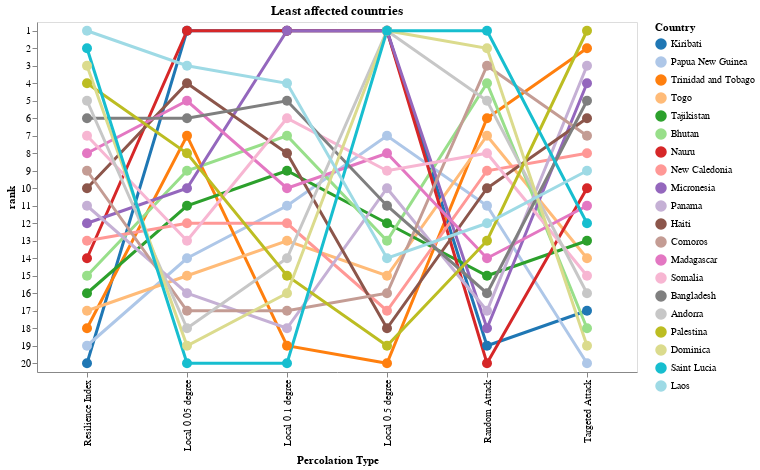

The notebook cell this image was saved under:
### Code cell
df_ranked = pd.read_csv('C://Projects//trails//results//ranked_all.csv',index_col=[0,1])
df_ranked = df_ranked.sort_values('ranked',ascending=False).head(20)
df_ranked.loc05 = df_ranked.loc05.rank()
df_ranked.loc01 = df_ranked.loc01.rank()
df_ranked.loc005 = df_ranked.loc005.rank()
df_ranked.target = df_ranked.target.rank()
df_ranked.random = df_ranked.random.rank()
df_ranked.avg_index = df_ranked.avg_index.rank()
df_ranked = df_ranked.drop('ranked',axis=1)
df_ranked = df_ranked.rename(columns={"avg_index": "Total Index"})
df_ranked.columns = ['Local 0.5 degree','Local 0.1 degree','Local 0.05 degree','Targeted Attack','Random Attack',' Resilience Index']

stacked_rank = df_ranked.stack().reset_index()
stacked_rank.columns = ['level_0','Country','perc_type','index']
stacked_rank = stacked_rank.drop('level_0',axis=1)

alt.Chart(stacked_rank).mark_line(point = True, strokeWidth=3).encode(
    x = alt.X("perc_type", title="Percolation Type"),
    y="rank:O",
    color=alt.Color("Country:N",scale=alt.Scale(scheme='category20'),sort='x')
 ).transform_window(
     rank="rank()",
     sort=[alt.SortField("index", order="ascending")],
     groupby=["perc_type"]
).properties(
    title="Least affected countries",
    width=600,
    height=350,
).configure_point(size=100)

### Figure 1 — Vega-Lite specification as saved in the notebook (floating-point values rounded to 4 significant figures)
{"config": {"view": {"continuousWidth": 400, "continuousHeight": 300}, "point": {"size": 100}}, "data": {"name": "data-0d4ba0e5c624a70fb16b5977c2103ed9"}, "mark": {"type": "line", "point": true, "strokeWidth": 3}, "encoding": {"color": {"field": "Country", "scale": {"scheme": "category20"}, "sort": "x", "type": "nominal"}, "x": {"field": "perc_type", "title": "Percolation Type", "type": "nominal"}, "y": {"field": "rank", "type": "ordinal"}}, "height": 350, "title": "Least affected countries", "transform": [{"window": [{"op": "rank", "field": "", "as": "rank"}], "groupby": ["perc_type"], "sort": [{"field": "index", "order": "ascending"}]}], "width": 600, "$schema": "https://vega.github.io/schema/vega-lite/v4.17.0.json", "datasets": {"data-0d4ba0e5c624a70fb16b5977c2103ed9": [{"Country": "Kiribati", "perc_type": "Local 0.5 degree", "index": 3.5}, {"Country": "Kiribati", "perc_type": "Local 0.1 degree", "index": 2.0}, {"Country": "Kiribati", "perc_type": "Local 0.05 degree", "index": 1.5}, {"Country": "Kiribati", "perc_type": "Targeted Attack", "index": 17.0}, {"Country": "Kiribati", "perc_type": "Random Attack", "index": 19.0}, {"Country": "Kiribati", "perc_type": " Resilience Index", "index": 20.0}, {"Country": "Papua New Guinea", "perc_type": "Local 0.5 degree", "index": 7.0}, {"Country": "Papua New Guinea", "perc_type": "Local 0.1 degree", "index": 11.0}, {"Country": "Papua New Guinea", "perc_type": "Local 0.05 degree", "index": 14.0}, {"Country": "Papua New Guinea", "perc_type": "Targeted Attack", "index": 20.0}, {"Country": "Papua New Guinea", "perc_type": "Random Attack", "index": 11.0}, {"Country": "Papua New Guinea", "perc_type": " Resilience Index", "index": 19.0}, {"Country": "Trinidad and Tobago", "perc_type": "Local 0.5 degree", "index": 20.0}, {"Country": "Trinidad and Tobago", "perc_type": "Local 0.1 degree", "index": 19.0}, {"Country": "Trinidad and Tobago", "perc_type": "Local 0.05 degree", "index": 7.0}, {"Country": "Trinidad and Tobago", "perc_type": "Targeted Attack", "index": 2.0}, {"Country": "Trinidad and Tobago", "perc_type": "Random Attack", "index": 6.0}, {"Country": "Trinidad and Tobago", "perc_type": " Resilience Index", "index": 18.0}, {"Country": "Togo", "perc_type": "Local 0.5 degree", "index": 15.0}, {"Country": "Togo", "perc_type": "Local 0.1 degree", "index": 13.0}, {"Country": "Togo", "perc_type": "Local 0.05 degree", "index": 15.0}, {"Country": "Togo", "perc_type": "Targeted Attack", "index": 14.0}, {"Country": "Togo", "perc_type": "Random Attack", "index": 7.0}, {"Country": "Togo", "perc_type": " Resilience Index", "index": 17.0}, {"Country": "Tajikistan", "perc_type": "Local 0.5 degree", "index": 12.0}, {"Country": "Tajikistan", "perc_type": "Local 0.1 degree", "index": 9.0}, {"Country": "Tajikistan", "perc_type": "Local 0.05 degree", "index": 11.0}, {"Country": "Tajikistan", "perc_type": "Targeted Attack", "index": 13.0}, {"Country": "Tajikistan", "perc_type": "Random Attack", "index": 15.0}, {"Country": "Tajikistan", "perc_type": " Resilience Index", "index": 16.0}, {"Country": "Bhutan", "perc_type": "Local 0.5 degree", "index": 13.0}, {"Country": "Bhutan", "perc_type": "Local 0.1 degree", "index": 7.0}, {"Country": "Bhutan", "perc_type": "Local 0.05 degree", "index": 9.0}, {"Country": "Bhutan", "perc_type": "Targeted Attack", "index": 18.0}, {"Country": "Bhutan", "perc_type": "Random Attack", "index": 4.0}, {"Country": "Bhutan", "perc_type": " Resilience Index", "index": 15.0}, {"Country": "Nauru", "perc_type": "Local 0.5 degree", "index": 3.5}, {"Country": "Nauru", "perc_type": "Local 0.1 degree", "index": 2.0}, {"Country": "Nauru", "perc_type": "Local 0.05 degree", "index": 1.5}, {"Country": "Nauru", "perc_type": "Targeted Attack", "index": 10.0}, {"Country": "Nauru", "perc_type": "Random Attack", "index": 20.0}, {"Country": "Nauru", "perc_type": " Resilience Index", "index": 14.0}, {"Country": "New Caledonia", "perc_type": "Local 0.5 degree", "index": 17.0}, {"Country": "New Caledonia", "perc_type": "Local 0.1 degree", "index": 12.0}, {"Country": "New Caledonia", "perc_type": "Local 0.05 degree", "index": 12.0}, {"Country": "New Caledonia", "perc_type": "Targeted Attack", "index": 8.0}, {"Country": "New Caledonia", "perc_type": "Random Attack", "index": 9.0}, {"Country": "New Caledonia", "perc_type": " Resilience Index", "index": 13.0}, {"Country": "Micronesia", "perc_type": "Local 0.5 degree", "index": 3.5}, {"Country": "Micronesia", "perc_type": "Local 0.1 degree", "index": 2.0}, {"Country": "Micronesia", "perc_type": "Local 0.05 degree", "index": 10.0}, {"Country": "Micronesia", "perc_type": "Targeted Attack", "index": 4.0}, {"Country": "Micronesia", "perc_type": "Random Attack", "index": 18.0}, {"Country": "Micronesia", "perc_type": " Resilience Index", "index": 12.0}, {"Country": "Panama", "perc_type": "Local 0.5 degree", "index": 10.0}, {"Country": "Panama", "perc_type": "Local 0.1 degree", "index": 18.0}, {"Country": "Panama", "perc_type": "Local 0.05 degree", "index": 16.0}, {"Country": "Panama", "perc_type": "Targeted Attack", "index": 3.0}, {"Country": "Panama", "perc_type": "Random Attack", "index": 17.0}, {"Country": "Panama", "perc_type": " Resilience Index", "index": 11.0}, {"Country": "Haiti", "perc_type": "Local 0.5 degree", "index": 18.0}, {"Country": "Haiti", "perc_type": "Local 0.1 degree", "index": 8.0}, {"Country": "Haiti", "perc_type": "Local 0.05 degree", "index": 4.0}, {"Country": "Haiti", "perc_type": "Targeted Attack", "index": 6.0}, {"Country": "Haiti", "perc_type": "Random Attack", "index": 10.0}, {"Country": "Haiti", "perc_type": " Resilience Index", "index": 10.0}, {"Country": "Comoros", "perc_type": "Local 0.5 degree", "index": 16.0}, {"Country": "Comoros", "perc_type": "Local 0.1 degree", "index": 17.0}, {"Country": "Comoros", "perc_type": "Local 0.05 degree", "index": 17.0}, {"Country": "Comoros", "perc_type": "Targeted Attack", "index": 7.0}, {"Country": "Comoros", "perc_type": "Random Attack", "index": 3.0}, {"Country": "Comoros", "perc_type": " Resilience Index", "index": 9.0}, {"Country": "Madagascar", "perc_type": "Local 0.5 degree", "index": 8.0}, {"Country": "Madagascar", "perc_type": "Local 0.1 degree", "index": 10.0}, {"Country": "Madagascar", "perc_type": "Local 0.05 degree", "index": 5.0}, {"Country": "Madagascar", "perc_type": "Targeted Attack", "index": 11.0}, {"Country": "Madagascar", "perc_type": "Random Attack", "index": 14.0}, {"Country": "Madagascar", "perc_type": " Resilience Index", "index": 8.0}, {"Country": "Somalia", "perc_type": "Local 0.5 degree", "index": 9.0}, {"Country": "Somalia", "perc_type": "Local 0.1 degree", "index": 6.0}, {"Country": "Somalia", "perc_type": "Local 0.05 degree", "index": 13.0}, {"Country": "Somalia", "perc_type": "Targeted Attack", "index": 15.0}, {"Country": "Somalia", "perc_type": "Random Attack", "index": 8.0}, {"Country": "Somalia", "perc_type": " Resilience Index", "index": 7.0}, {"Country": "Bangladesh", "perc_type": "Local 0.5 degree", "index": 11.0}, {"Country": "Bangladesh", "perc_type": "Local 0.1 degree", "index": 5.0}, {"Country": "Bangladesh", "perc_type": "Local 0.05 degree", "index": 6.0}, {"Country": "Bangladesh", "perc_type": "Targeted Attack", "index": 5.0}, {"Country": "Bangladesh", "perc_type": "Random Attack", "index": 16.0}, {"Country": "Bangladesh", "perc_type": " Resilience Index", "index": 6.0}, {"Country": "Andorra", "perc_type": "Local 0.5 degree", "index": 3.5}, {"Country": "Andorra", "perc_type": "Local 0.1 degree", "index": 14.0}, {"Country": "Andorra", "perc_type": "Local 0.05 degree", "index": 18.0}, {"Country": "Andorra", "perc_type": "Targeted Attack", "index": 16.0}, {"Country": "Andorra", "perc_type": "Random Attack", "index": 5.0}, {"Country": "Andorra", "perc_type": " Resilience Index", "index": 5.0}, {"Country": "Palestina", "perc_type": "Local 0.5 degree", "index": 19.0}, {"Country": "Palestina", "perc_type": "Local 0.1 degree", "index": 15.0}, {"Country": "Palestina", "perc_type": "Local 0.05 degree", "index": 8.0}, {"Country": "Palestina", "perc_type": "Targeted Attack", "index": 1.0}, {"Country": "Palestina", "perc_type": "Random Attack", "index": 13.0}, {"Country": "Palestina", "perc_type": " Resilience Index", "index": 4.0}, {"Country": "Dominica", "perc_type": "Local 0.5 degree", "index": 3.5}, {"Country": "Dominica", "perc_type": "Local 0.1 degree", "index": 16.0}, {"Country": "Dominica", "perc_type": "Local 0.05 degree", "index": 19.0}, {"Country": "Dominica", "perc_type": "Targeted Attack", "index": 19.0}, {"Country": "Dominica", "perc_type": "Random Attack", "index": 2.0}, {"Country": "Dominica", "perc_type": " Resilience Index", "index": 3.0}, {"Country": "Saint Lucia", "perc_type": "Local 0.5 degree", "index": 3.5}, {"Country": "Saint Lucia", "perc_type": "Local 0.1 degree", "index": 20.0}, {"Country": "Saint Lucia", "perc_type": "Local 0.05 degree", "index": 20.0}, {"Country": "Saint Lucia", "perc_type": "Targeted Attack", "index": 12.0}, {"Country": "Saint Lucia", "perc_type": "Random Attack", "index": 1.0}, {"Country": "Saint Lucia", "perc_type": " Resilience Index", "index": 2.0}, {"Country": "Laos", "perc_type": "Local 0.5 degree", "index": 14.0}, {"Country": "Laos", "perc_type": "Local 0.1 degree", "index": 4.0}, {"Country": "Laos", "perc_type": "Local 0.05 degree", "index": 3.0}, {"Country": "Laos", "perc_type": "Targeted Attack", "index": 9.0}, {"Country": "Laos", "perc_type": "Random Attack", "index": 12.0}, {"Country": "Laos", "perc_type": " Resilience Index", "index": 1.0}]}}
